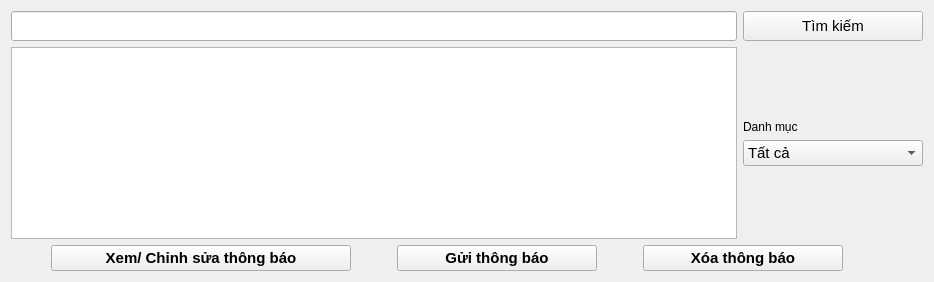
       <widget class="QWidget" name="tab_3">
        <attribute name="icon">
         <iconset resource="res.qrc">
          <normaloff>:/images/mail.png</normaloff>:/images/mail.png</iconset>
        </attribute>
        <attribute name="title">
         <string>Thông báo</string>
        </attribute>
        <layout class="QVBoxLayout" name="verticalLayout_11">
         <item>
          <layout class="QVBoxLayout" name="verticalLayout_10">
           <item>
            <layout class="QGridLayout" name="gridLayout_4">
             <item row="0" column="0" colspan="2">
              <layout class="QHBoxLayout" name="horizontalLayout_4">
               <item>
                <widget class="QLineEdit" name="searchNotiBox">
                 <property name="sizePolicy">
                  <sizepolicy hsizetype="Expanding" vsizetype="Fixed">
                   <horstretch>0</horstretch>
                   <verstretch>0</verstretch>
                  </sizepolicy>
                 </property>
                 <property name="minimumSize">
                  <size>
                   <width>0</width>
                   <height>30</height>
                  </size>
                 </property>
                 <property name="maximumSize">
                  <size>
                   <width>16777215</width>
                   <height>30</height>
                  </size>
                 </property>
                 <property name="font">
                  <font>
                   <pointsize>11</pointsize>
                  </font>
                 </property>
                 <property name="text">
                  <string/>
                 </property>
                </widget>
               </item>
               <item>
                <widget class="QPushButton" name="searchNotiButton">
                 <property name="sizePolicy">
                  <sizepolicy hsizetype="Fixed" vsizetype="Fixed">
                   <horstretch>0</horstretch>
                   <verstretch>0</verstretch>
                  </sizepolicy>
                 </property>
                 <property name="minimumSize">
                  <size>
                   <width>180</width>
                   <height>30</height>
                  </size>
                 </property>
                 <property name="maximumSize">
                  <size>
                   <width>180</width>
                   <height>30</height>
                  </size>
                 </property>
                 <property name="font">
                  <font>
                   <pointsize>11</pointsize>
                  </font>
                 </property>
                 <property name="text">
                  <string>Tìm kiếm</string>
                 </property>
                 <property name="icon">
                  <iconset resource="res.qrc">
                   <normaloff>:/images/search.png</normaloff>:/images/search.png</iconset>
                 </property>
                 <property name="iconSize">
                  <size>
                   <width>24</width>
                   <height>24</height>
                  </size>
                 </property>
                </widget>
               </item>
              </layout>
             </item>
             <item row="1" column="0">
              <widget class="QTableView" name="notiTableView"/>
             </item>
             <item row="1" column="1">
              <layout class="QVBoxLayout" name="verticalLayout_9">
               <item>
                <spacer name="verticalSpacer_10">
                 <property name="orientation">
                  <enum>Qt::Vertical</enum>
                 </property>
                 <property name="sizeHint" stdset="0">
                  <size>
                   <width>20</width>
                   <height>40</height>
                  </size>
                 </property>
                </spacer>
               </item>
               <item>
                <widget class="QLabel" name="label_14">
                 <property name="sizePolicy">
                  <sizepolicy hsizetype="Fixed" vsizetype="Preferred">
                   <horstretch>0</horstretch>
                   <verstretch>0</verstretch>
                  </sizepolicy>
                 </property>
                 <property name="minimumSize">
                  <size>
                   <width>180</width>
                   <height>0</height>
                  </size>
                 </property>
                 <property name="maximumSize">
                  <size>
                   <width>180</width>
                   <height>16777215</height>
                  </size>
                 </property>
                 <property name="font">
                  <font>
                   <pointsize>9</pointsize>
                   <weight>50</weight>
                   <bold>false</bold>
                  </font>
                 </property>
                 <property name="text">
                  <string>Danh mục</string>
                 </property>
                </widget>
               </item>
               <item>
                <widget class="QComboBox" name="typeNotiComboBox">
                 <property name="sizePolicy">
                  <sizepolicy hsizetype="Fixed" vsizetype="Fixed">
                   <horstretch>0</horstretch>
                   <verstretch>0</verstretch>
                  </sizepolicy>
                 </property>
                 <property name="minimumSize">
                  <size>
                   <width>180</width>
                   <height>0</height>
                  </size>
                 </property>
                 <property name="maximumSize">
                  <size>
                   <width>180</width>
                   <height>16777215</height>
                  </size>
                 </property>
                 <property name="font">
                  <font>
                   <pointsize>11</pointsize>
                   <weight>50</weight>
                   <bold>false</bold>
                  </font>
                 </property>
                 <item>
                  <property name="text">
                   <string>Tất cả</string>
                  </property>
                 </item>
                 <item>
                  <property name="text">
                   <string>Chưa đọc</string>
                  </property>
                 </item>
                 <item>
                  <property name="text">
                   <string>Đã đọc</string>
                  </property>
                 </item>
                 <item>
                  <property name="text">
                   <string>Đề nghị mua tài liệu</string>
                  </property>
                 </item>
                 <item>
                  <property name="text">
                   <string>Yêu cầu hỗ trợ</string>
                  </property>
                 </item>
                 <item>
                  <property name="text">
                   <string>Góp ý</string>
                  </property>
                 </item>
                </widget>
               </item>
               <item>
                <spacer name="verticalSpacer_9">
                 <property name="orientation">
                  <enum>Qt::Vertical</enum>
                 </property>
                 <property name="sizeHint" stdset="0">
                  <size>
                   <width>20</width>
                   <height>40</height>
                  </size>
                 </property>
                </spacer>
               </item>
              </layout>
             </item>
            </layout>
           </item>
           <item>
            <layout class="QHBoxLayout" name="horizontalLayout_5">
             <item>
              <spacer name="horizontalSpacer_10">
               <property name="orientation">
                <enum>Qt::Horizontal</enum>
               </property>
               <property name="sizeHint" stdset="0">
                <size>
                 <width>40</width>
                 <height>20</height>
                </size>
               </property>
              </spacer>
             </item>
             <item>
              <widget class="QPushButton" name="editNotiButton">
               <property name="sizePolicy">
                <sizepolicy hsizetype="Expanding" vsizetype="Fixed">
                 <horstretch>0</horstretch>
                 <verstretch>0</verstretch>
                </sizepolicy>
               </property>
               <property name="minimumSize">
                <size>
                 <width>300</width>
                 <height>0</height>
                </size>
               </property>
               <property name="font">
                <font>
                 <pointsize>11</pointsize>
                 <weight>75</weight>
                 <bold>true</bold>
                </font>
               </property>
               <property name="text">
                <string>Xem/ Chỉnh sửa thông báo</string>
               </property>
               <property name="icon">
                <iconset resource="res.qrc">
                 <normaloff>:/images/mail check.png</normaloff>:/images/mail check.png</iconset>
               </property>
               <property name="iconSize">
                <size>
                 <width>38</width>
                 <height>38</height>
                </size>
               </property>
              </widget>
             </item>
             <item>
              <spacer name="horizontalSpacer_11">
               <property name="orientation">
                <enum>Qt::Horizontal</enum>
               </property>
               <property name="sizeHint" stdset="0">
                <size>
                 <width>40</width>
                 <height>20</height>
                </size>
               </property>
              </spacer>
             </item>
             <item>
              <widget class="QPushButton" name="sendNotiButton">
               <property name="sizePolicy">
                <sizepolicy hsizetype="Expanding" vsizetype="Fixed">
                 <horstretch>0</horstretch>
                 <verstretch>0</verstretch>
                </sizepolicy>
               </property>
               <property name="minimumSize">
                <size>
                 <width>200</width>
                 <height>0</height>
                </size>
               </property>
               <property name="font">
                <font>
                 <pointsize>11</pointsize>
                 <weight>75</weight>
                 <bold>true</bold>
                </font>
               </property>
               <property name="text">
                <string>Gửi thông báo</string>
               </property>
               <property name="icon">
                <iconset resource="res.qrc">
                 <normaloff>:/images/mail send.png</normaloff>:/images/mail send.png</iconset>
               </property>
               <property name="iconSize">
                <size>
                 <width>38</width>
                 <height>38</height>
                </size>
               </property>
              </widget>
             </item>
             <item>
              <spacer name="horizontalSpacer_12">
               <property name="orientation">
                <enum>Qt::Horizontal</enum>
               </property>
               <property name="sizeHint" stdset="0">
                <size>
                 <width>40</width>
                 <height>20</height>
                </size>
               </property>
              </spacer>
             </item>
             <item>
              <widget class="QPushButton" name="deleteNotiButton">
               <property name="minimumSize">
                <size>
                 <width>200</width>
                 <height>0</height>
                </size>
               </property>
               <property name="font">
                <font>
                 <pointsize>11</pointsize>
                 <weight>75</weight>
                 <bold>true</bold>
                </font>
               </property>
               <property name="text">
                <string>Xóa thông báo</string>
               </property>
               <property name="icon">
                <iconset resource="res.qrc">
                 <normaloff>:/images/mail delete.png</normaloff>:/images/mail delete.png</iconset>
               </property>
               <property name="iconSize">
                <size>
                 <width>38</width>
                 <height>38</height>
                </size>
               </property>
              </widget>
             </item>
             <item>
              <spacer name="horizontalSpacer_13">
               <property name="orientation">
                <enum>Qt::Horizontal</enum>
               </property>
               <property name="sizeHint" stdset="0">
                <size>
                 <width>40</width>
                 <height>20</height>
                </size>
               </property>
              </spacer>
             </item>
             <item>
              <spacer name="horizontalSpacer_20">
               <property name="orientation">
                <enum>Qt::Horizontal</enum>
               </property>
               <property name="sizeHint" stdset="0">
                <size>
                 <width>40</width>
                 <height>20</height>
                </size>
               </property>
              </spacer>
             </item>
            </layout>
           </item>
          </layout>
         </item>
        </layout>
       </widget>
